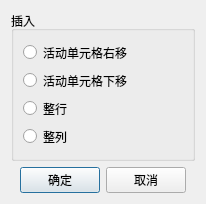
<?xml version="1.0" encoding="UTF-8"?>
<ui version="4.0">
 <class>InsertChildDlg</class>
 <widget class="QDialog" name="InsertChildDlg">
  <property name="geometry">
   <rect>
    <x>0</x>
    <y>0</y>
    <width>192</width>
    <height>192</height>
   </rect>
  </property>
  <property name="windowTitle">
   <string>InsertChildDlg</string>
  </property>
  <layout class="QVBoxLayout" name="verticalLayout_2">
   <item>
    <widget class="QGroupBox" name="groupBox">
     <property name="title">
      <string>插入</string>
     </property>
     <layout class="QVBoxLayout" name="verticalLayout">
      <property name="spacing">
       <number>3</number>
      </property>
      <item>
       <widget class="QRadioButton" name="move_right_radio">
        <property name="minimumSize">
         <size>
          <width>0</width>
          <height>25</height>
         </size>
        </property>
        <property name="maximumSize">
         <size>
          <width>16777215</width>
          <height>25</height>
         </size>
        </property>
        <property name="cursor">
         <cursorShape>PointingHandCursor</cursorShape>
        </property>
        <property name="focusPolicy">
         <enum>Qt::StrongFocus</enum>
        </property>
        <property name="text">
         <string>活动单元格右移</string>
        </property>
       </widget>
      </item>
      <item>
       <widget class="QRadioButton" name="move_down_radio">
        <property name="minimumSize">
         <size>
          <width>0</width>
          <height>25</height>
         </size>
        </property>
        <property name="maximumSize">
         <size>
          <width>16777215</width>
          <height>25</height>
         </size>
        </property>
        <property name="cursor">
         <cursorShape>PointingHandCursor</cursorShape>
        </property>
        <property name="focusPolicy">
         <enum>Qt::StrongFocus</enum>
        </property>
        <property name="text">
         <string>活动单元格下移</string>
        </property>
       </widget>
      </item>
      <item>
       <widget class="QRadioButton" name="insert_row_radio">
        <property name="minimumSize">
         <size>
          <width>0</width>
          <height>25</height>
         </size>
        </property>
        <property name="maximumSize">
         <size>
          <width>16777215</width>
          <height>25</height>
         </size>
        </property>
        <property name="cursor">
         <cursorShape>PointingHandCursor</cursorShape>
        </property>
        <property name="focusPolicy">
         <enum>Qt::StrongFocus</enum>
        </property>
        <property name="text">
         <string>整行</string>
        </property>
       </widget>
      </item>
      <item>
       <widget class="QRadioButton" name="insert_column_radio">
        <property name="minimumSize">
         <size>
          <width>0</width>
          <height>25</height>
         </size>
        </property>
        <property name="maximumSize">
         <size>
          <width>16777215</width>
          <height>25</height>
         </size>
        </property>
        <property name="cursor">
         <cursorShape>PointingHandCursor</cursorShape>
        </property>
        <property name="focusPolicy">
         <enum>Qt::StrongFocus</enum>
        </property>
        <property name="text">
         <string>整列</string>
        </property>
       </widget>
      </item>
     </layout>
    </widget>
   </item>
   <item>
    <widget class="QWidget" name="widget" native="true">
     <layout class="QHBoxLayout" name="horizontalLayout">
      <property name="topMargin">
       <number>0</number>
      </property>
      <property name="bottomMargin">
       <number>0</number>
      </property>
      <item>
       <widget class="QPushButton" name="ok_btn">
        <property name="cursor">
         <cursorShape>PointingHandCursor</cursorShape>
        </property>
        <property name="text">
         <string>确定</string>
        </property>
       </widget>
      </item>
      <item>
       <widget class="QPushButton" name="cancel_btn">
        <property name="cursor">
         <cursorShape>PointingHandCursor</cursorShape>
        </property>
        <property name="text">
         <string>取消</string>
        </property>
       </widget>
      </item>
     </layout>
    </widget>
   </item>
  </layout>
 </widget>
 <resources/>
 <connections/>
</ui>
